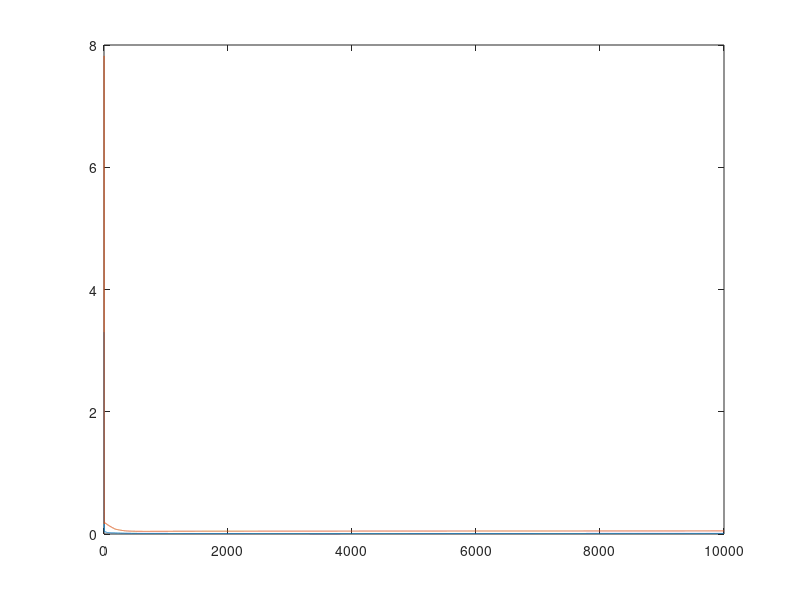

Write MATLAB code to recreate this figure.
tic
clc;
clear all;
close all;
%%Divides in section.
wA=rand(6,2);
wB=rand(2,6);
wb=rand(6,1);

s1=[25.0 24.0 20.0 15.0 10.0 8.0 6.0 4.0 2.50 2.00 1.80 1.70 1.60 1.40 1.30 1.10 1.00 0.90 0.80 0.70 0.60 0.50 0.40 0.30 0.20 0.19 0.18 0.17 0.16 0.15 0.14 0.10];
s2=[23.0 20.0 19.0 15.0 10.0 8.0 6.0 4.0 2.50 2.00 1.80 1.70 1.60 1.40 1.30 1.10 1.00 0.90 0.80 0.70 0.60 0.50 0.40 0.30 0.20 0.19 0.18 0.17 0.16 0.15 0.14 0.10];

vld=[0.75 0.75 0.75 0.75 0.75 0.75 0.75 0.75 0.9 1 1 1 0.9 0.89 0.87 0.85 0.85 0.82 .80 .80 .78 .76 .75 .75 .75 .8 .85 .85 .85 .85 .85 .85];
vrd=[0 0 0 0 0 0.5 0.5 0.7 0.8 1 1 1 0.8 0.78 0.76 .74 .71 .71 .70 .70 .68 .66 0 0 0 0 0 0 0 0 0 0];

b=1;
eta=0.01;
    for i=1:10000
    for j=1:32
    %%feed forward
        hA=s1(j)*wA(:,1)+s2(j)*wA(:,2)+b*wb;
        vA=1./(1+exp(-hA));
        hB=wB*vA;

        vl=hB(1);
        vr=hB(2);
        E1(j)=0.5*(vld(j)-vl)^2;
        E2(j)=0.5*(vrd(j)-vr)^2;

        %%back propagation
        delb1=vld(j)-vl;
        delb2=vrd(j)-vr;
        wB1new=wB(1,:)+eta*delb1.*vA';
        wB2new=wB(2,:)+eta*delb2.*vA';

        dela=vA.*(1-vA).*(wB(1,:)*delb1+wB(2,:)*delb2)';
        wA1new=wA(:,1)+eta*dela*s1(j);
        wA2new=wA(:,2)+eta*dela*s2(j);
        
        wbnew=wb+eta*dela*b;
        wA(:,1)=wA1new;
        wA(:,2)=wA2new;
        wB(1,:)=wB1new;
        wB(2,:)=wB2new;
        wb=wbnew;
    end
      E_itr1(i)=max(E1);
      E_itr2(i)=max(E2);
      if(E_itr1(i)<.000000000001&&E_itr2(i)<.000000000001)
         break;
     end
    end
    iterations=i;
    disp(iterations);
    
    figure(1)
plot(E_itr1);
hold on
plot(E_itr2);
 for j=1:32
    %%feed forward
        hA=s1(j)*wA(:,1)+s2(j)*wA(:,2)+b*wb;
        vA=1./(1+exp(-hA));
        hB=wB*vA;

        vl(j)=hB(1);
        vr(j)=hB(2);
 end


toc
 
